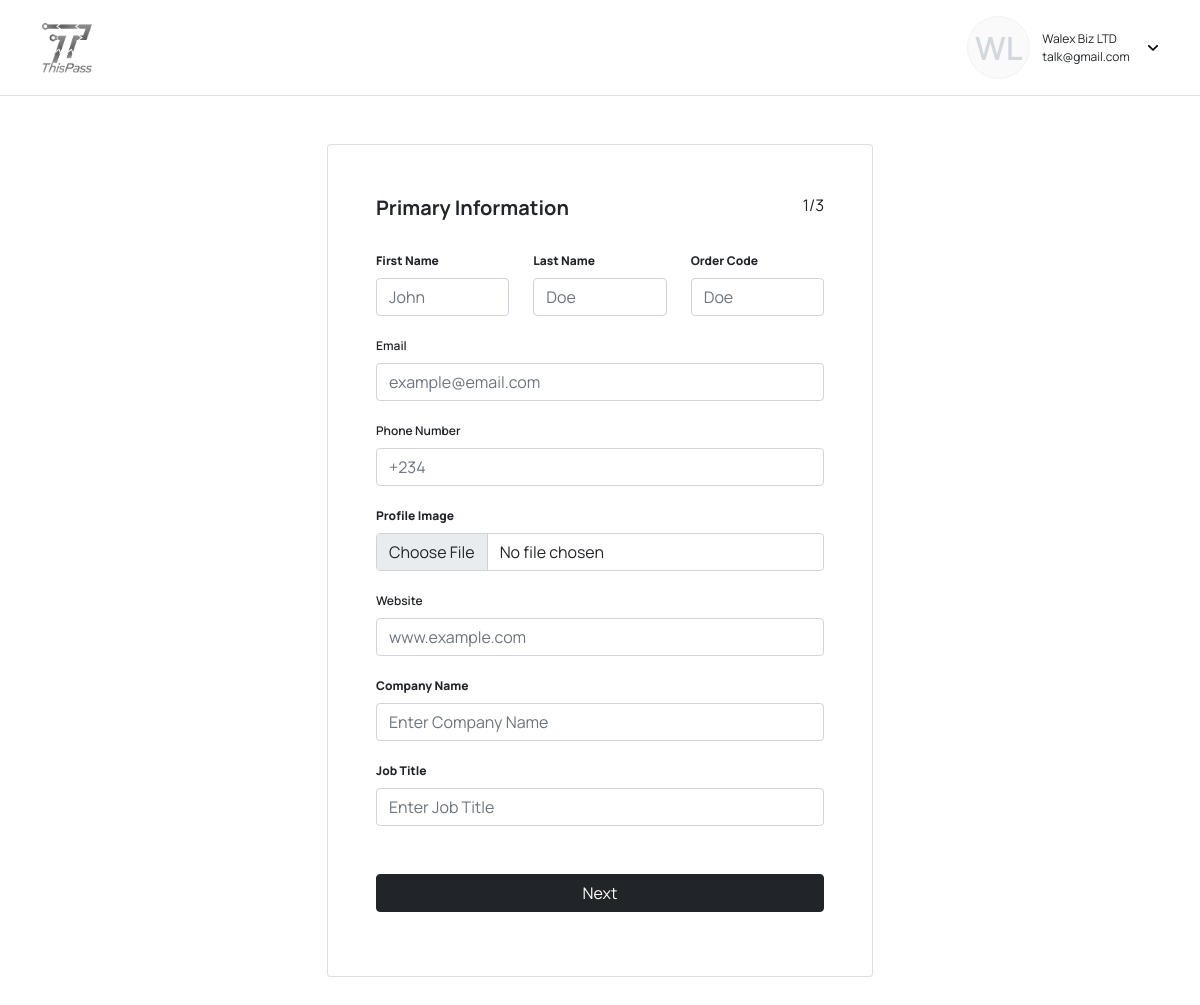
Screenshot of /order/update-profile/49/ (signed in) with the database file from the repository.
### app_user/models.py (models this page shows, shortened)
class AppUser(models.Model):
	user = models.OneToOneField(User, on_delete=models.CASCADE)
	phone_no = models.CharField(default="", max_length=100)
	user_name = models.CharField(default="", max_length=100)
	pub_date = models.DateTimeField(default=timezone.now)
	otp_code = models.CharField(default="none",max_length=10)
	ec_status = models.BooleanField(default=False)
	status = models.BooleanField(default=False)

### order/views.py (the view)
# urls.py: path("update-profile/<int:order_id>/", views.UpdateAppuserView, name="update_appuser"),
def UpdateAppuserView(request, order_id):
    order = Order.objects.get(id=order_id)
    app_user = AppUser.objects.get(user__pk=request.user.id)
    if request.method == "POST":
        try:
            card_profile_photo = request.FILES["card_profile_photo"]
        except:
            card_profile_photo = card.card_profile_photo
        app_user = AppUser.objects.get(user__pk=request.user.id)
        card_first_name = request.POST.get("card_first_name")
        card_last_name = request.POST.get("card_last_name")
        card_code = request.POST.get("card_code")
        card_email = request.POST.get("card_email")
        card_company = request.POST.get("card_company")
        card_phone_no = request.POST.get("card_phone_no")
        card_website = request.POST.get("card_website")
        card_job_title = request.POST.get("card_job_title")
        card_address = request.POST.get("card_address")
        card_city = request.POST.get("card_city")
        card_state = request.POST.get("card_state")
        card_zip_code = request.POST.get("card_zip_code")
        card_country = request.POST.get("card_country")
        facebook_link = request.POST.get("facebook_link")
        twitter_link = request.POST.get("twitter_link")
        instagram_link = request.POST.get("instagram_link")
        linkedin_link = request.POST.get("linkedin_link")
        app_user = CardInfo.objects.create(
            card_profile_photo=card_profile_photo,
            app_user=app_user,
            card_code=card_code,
            card_first_name=card_first_name,
            card_last_name=card_last_name,
            card_email=card_email,
            card_company=card_company,
            card_phone_no=card_phone_no,
            card_website=card_website,
            card_job_title=card_job_title,
            card_address=card_address,
            card_country=card_country,
            card_city=card_city,
            card_state=card_state,
            card_zip_code=card_zip_code,
            facebook_link=facebook_link,
            twitter_link=twitter_link,
            instagram_link=instagram_link,
            linkedin_link=linkedin_link,
        )
        app_user.save()
        return HttpResponseRedirect(reverse("order:confirm"))
    else:
        app_user = AppUser.objects.get(user__pk=request.user.id)
        context = {"app_user":app_user, "order":order}
        return render(request, "order/update_profile.html", context )

### order/templates/order/update_profile.html (shortened to what this page needs)
{% extends 'app_user/auth_base.html' %}
{% load static %}
{% block content %}
<body>
    {% include 'app_user/header.html' %}
    <section id="card-info" class="position-relative py-4 py-xl-5">
        <div class="container position-relative">
            <div class="row d-flex justify-content-center">
                <div class="col-md-8 col-lg-7 col-xl-6 col-xxl-5">
                    <div class="card mb-5">
                        <div class="card-body p-sm-5">
                            <form class="w-100" method="post" enctype="multipart/form-data">
                            <fieldset id="form1">
                                <legend class="mb-4 fs-20 fw-700">Primary Information<span class="fs-16 fw-400 float-end">1/3</span></legend>
                                    <div class="row mb-3">
                                        <div class="col-md-4">
                                            <div><label class="form-label fw-600 fs-12" for="email"><strong>First Name</strong></label><input class="form-control" type="text" name="card_first_name" placeholder="John" value="{{ first_name}}" required=""></div>
                                        </div>
                                        <div class="col-md-4">
                                            <div><label class="form-label fw-600 fs-12" for="email"><strong>Last Name</strong></label><input class="form-control" type="text" name="card_last_name" placeholder="Doe" required="" value="{{ app_user.last_name}}"></div>
                                        </div>
                                        <div class="col-md-4">
                                            <div><label class="form-label fw-600 fs-12" for="email"><strong>Order Code</strong></label><input class="form-control" type="text" name="card_code" placeholder="Doe" required="" value="{{ app_user.card_code }}"></div>
                                        </div>
                                    </div>
                                    <div class="mb-3"><label class="form-label fw-600 fs-12" for="email">Email</label><input class="form-control" type="email" name="card_email" placeholder="example@email.com" required=""></div>
                                    <div class="mb-3"><label class="form-label fw-600 fs-12" for="email">Phone Number</label><input class="form-control" type="text" name="card_phone_no" placeholder="+234" required="" maxlength="14" minlength="11" value="{{ phone_no}}"></div>
                                    <div class="mb-3"><label class="form-label fw-600 fs-12" for="file"><strong>Profile Image</strong></label><input class="form-control" name="card_profile_photo" type="file" required="" accept="image/*" value="{{ profile_photo.url }}"></div>
                                    <div class="mb-3"><label class="form-label fw-600 fs-12" for="website">Website</label><input class="form-control" type="url" placeholder="www.example.com" name="card_website" value="{{ app_user.website }}"></div>
                                    <div class="mb-3"><label class="form-label fw-600 fs-12" for="company-name"><strong>Company Name</strong></label><input class="form-control" type="text" placeholder="Enter Company Name" name="card_company" value="{{ app_user.agency_name }}"></div>
                                    <div class="mb-3"><label class="form-label fw-600 fs-12" for="job-title"><strong>Job Title</strong><br></label><input class="form-control" type="text" placeholder="Enter Job Title" name="card_job_title" value="{{ app_user.job_title }}"></div>
                                    <div class="mb-3 mt-5"><a class="btn btn-dark d-block w-100 nxt__btn" role="button" onclick="nextForm();">Next</a></div>
                            </fieldset>
                        </form>
                        </div>
                    </div>
                </div>
            </div>
        </div>
    </section>
{% endblock %}

### app_user/templates/app_user/header.html (shortened to what this page needs)
{% load static %}
<nav class="navbar navbar-light navbar-expand-md py-3 border-bottom">
    <div class="container"><a class="navbar-brand d-flex align-items-center" href="/app/"><img src="{% static 'assets/img/BndW-LoGO.png' %}" style="width: 50px;"></a>
        <div class="container w-auto me-0">
            <div class="row">
                <div class="col-auto p-0">
                    <div class="d-flex justify-content-center align-items-center rounded-circle dashboard-nav-img d-flex"><span class="fs-32 color-disabled fw-600">{{ app_user.user.first_name|make_list|first|capfirst }}{{ app_user.user.last_name|make_list|first|capfirst }}</span></div>
                </div>
                <div class="col-auto d-flex align-items-center">
                    <div class="fs-12">
                        <p class="m-0">{{ app_user.user.first_name }} {{ app_user.user.last_name }}</p>
                        <p class="m-0">{{ app_user.user.email}} </p>
                    </div>
                </div>
                <div class="col d-flex align-items-center p-0">
                    <div class="dropdown dashboard-dropdown"><a class="dropdown-toggle" aria-expanded="false" data-bs-toggle="dropdown" data-bs-auto-close="outside" href="#"></a>
                    </div>
                </div>
            </div>
        </div>
    </div>
</nav>

### app_user/static/assets/css/styles.css (style rules this page uses)
body { font-family: 'Manrope', sans-serif; }
.fw-600 { font-weight: 600 !important; }
.fw-700 { font-weight: 700 !important; }
.fw-400 { font-weight: 400 !important; }
.fs-32 { font-size: 32px; }
.fs-16 { font-size: 16px !important; }
.fs-12 { font-size: 12px; }
.fs-20 { font-size: 20px; }
.dashboard-nav-img { width: 63px; height: 63px; background-color: #FAFAFA; border: 1px solid #F2F2F2; }
.color-disabled { color: #D3D8DF; }
.dashboard-dropdown .dropdown-toggle::after { border: none; width: 10px; height: auto; margin-left: 0.4rem; vertical-align: middle; }

### rows the page displays
AppUser: user.first_name|make_list "W", user.last_name|make_list "L", user.first_name "Walex Biz", user.last_name "LTD", user.email "talk@gmail.com"
